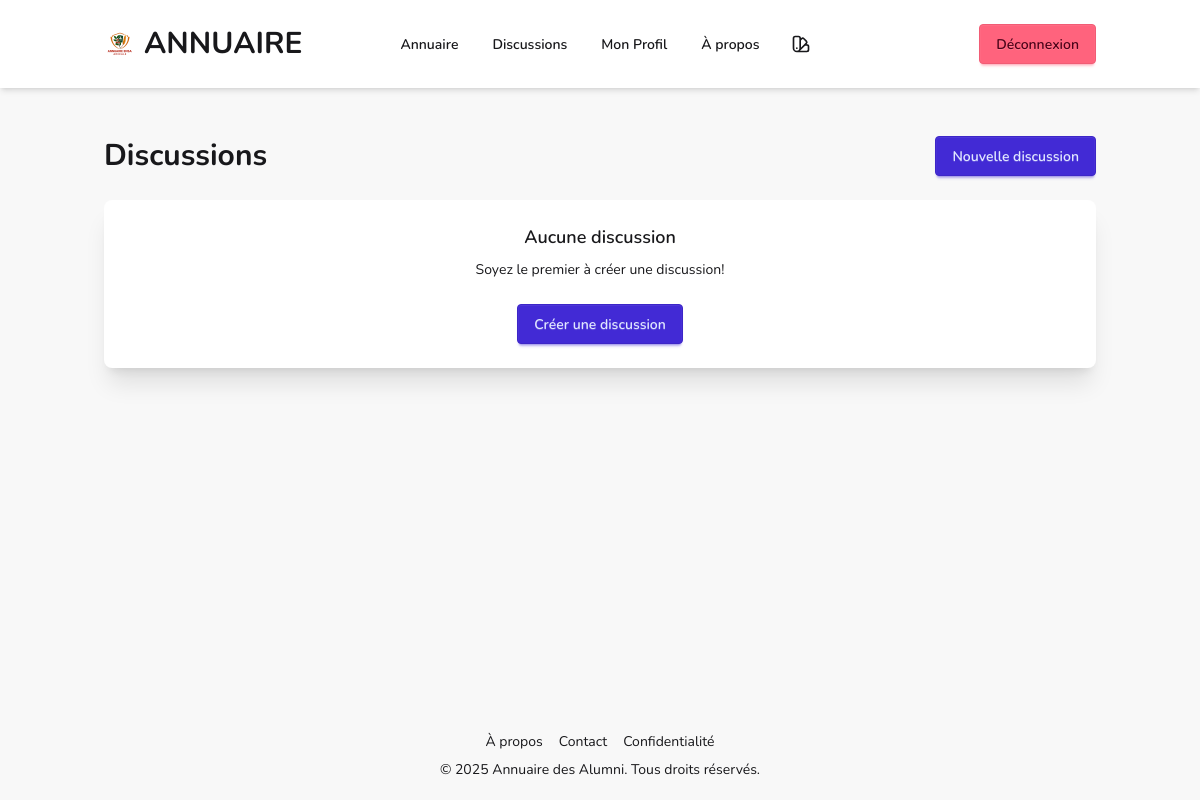
The app's page /chat/ (signed in), older data.
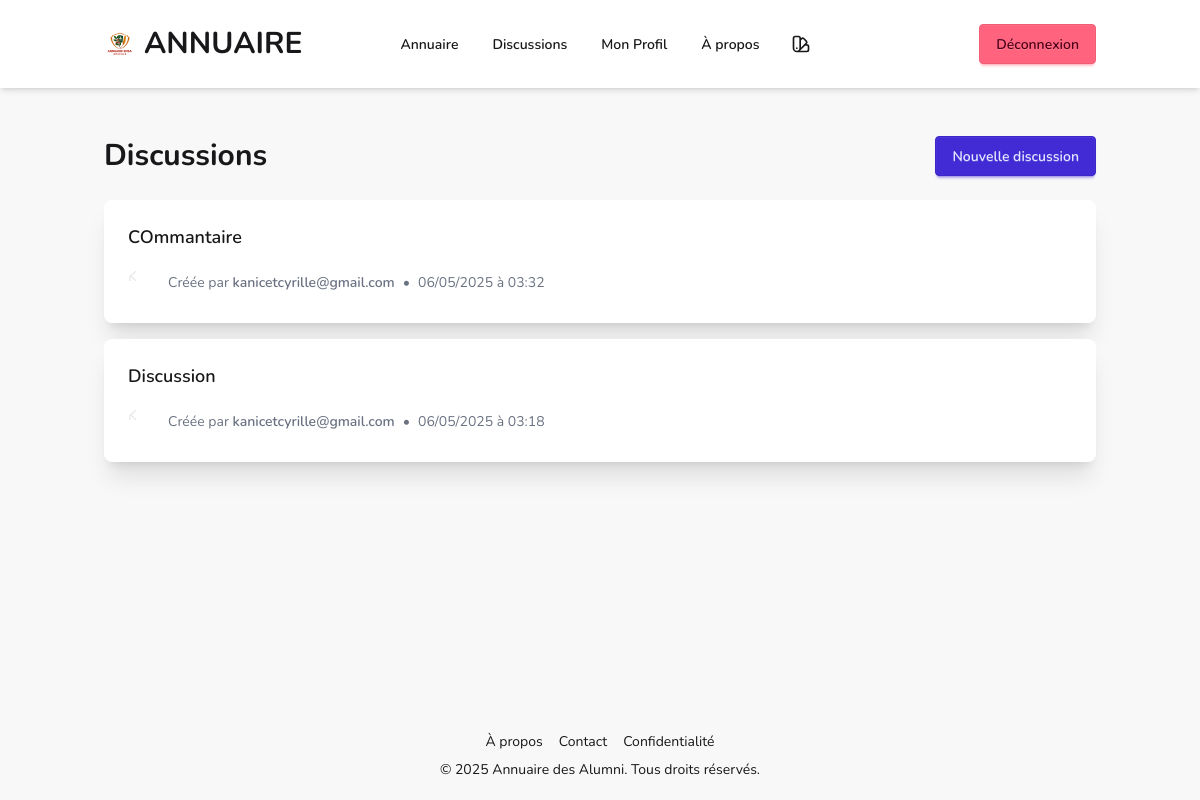
The same page, newer data.
### models.py (models this page shows, shortened)
class Discussion(db.Model):
    __tablename__ = 'discussions'
    auteur_id = db.Column(db.Integer, db.ForeignKey('users.id'), nullable=False)
    date_creation = db.Column(db.DateTime, default=datetime.utcnow)
    id_discussion = db.Column(db.Integer, primary_key=True, autoincrement=True)
    sujet = db.Column(db.String, nullable=False)
    messages = db.relationship("Message", back_populates="discussion")
    user = db.relationship("User", back_populates="discussion")

class User(db.Model):
    __tablename__ = 'users'
    id = Column(Integer, primary_key=True, autoincrement=True)
    email = Column(String(255), nullable=False, unique=True)
    password_hash = Column(String(255), nullable=False)
    role = Column(SQLEnum(RoleEnum), nullable=False, default=RoleEnum.USER)
    created_at = Column(DateTime, default=datetime.utcnow)
    last_login = Column(DateTime, nullable=True)
    messages = db.relationship("Message", back_populates="user")
    likes = db.relationship("Like", back_populates="user")
    discussion = db.relationship("Discussion", back_populates="user")
    @property
    def is_authenticated(self):
        return True
    @property
    def is_admin(self):
        return self.role == RoleEnum.ADMIN or self.role == RoleEnum.SUPER_ADMIN

### routes/chat.py (the view)
@chat_bp.route('/')
@login_required
def list_discussions():
    try:
        discussions = Discussion.query.order_by(Discussion.date_creation.desc()).all()
    except:
        discussions = []
    return render_template('chat/list.html', discussions=discussions)

### models.py (called while the page is built)
@login_manager.user_loader
def load_user(user_id):
    return User.query.get(int(user_id))

### templates/chat/list.html (shortened to what this page needs)
{% extends "base.html" %}
{% block content %}
<div class="container mx-auto">
    <div class="flex justify-between items-center mb-6">
        <h1 class="text-3xl font-bold">Discussions</h1>
        <a href="{{ url_for('chat.new_discussion') }}" class="btn btn-primary">Nouvelle discussion</a>
    </div>
    {% if discussions %}
        <div class="grid gap-4">
            {% for discussion in discussions %}
            <div class="card bg-base-100 shadow-xl hover:shadow-2xl transition-shadow">
                <div class="card-body">
                    <h2 class="card-title">
                        <a href="{{ url_for('chat.show_discussion', discussion_id=discussion.id_discussion) }}" class="hover:text-primary">
                            {{ discussion.sujet }}
                        </a>
                    </h2>
                    <div class="flex items-center text-sm text-gray-500 mt-2">
                        <div class="avatar placeholder mr-2">
                            <div class="bg-neutral-focus text-neutral-content rounded-full w-8">
                                <span>{{ discussion.user.email[0] | upper }}</span>
                            </div>
                        </div>
                        <span>Créée par <span class="font-semibold">{{ discussion.user.email }}</span></span>
                        <span class="mx-2">•</span>
                        <span>{{ discussion.date_creation.strftime('%d/%m/%Y à %H:%M') }}</span>
                    </div>
                </div>
            </div>
            {% endfor %}
        </div>
    {% else %}
        <div class="card bg-base-100 shadow-xl">
            <div class="card-body items-center text-center">
                <h2 class="card-title">Aucune discussion</h2>
                <p>Soyez le premier à créer une discussion!</p>
                <div class="card-actions mt-4">
                    <a href="{{ url_for('chat.new_discussion') }}" class="btn btn-primary">Créer une discussion</a>
                </div>
            </div>
        </div>
    {% endif %}
</div>
{% endblock %}

### templates/base.html (shortened to what this page needs)
<!DOCTYPE html>
<html lang="fr" data-theme="light">
<head>
    <link href="https://cdn.jsdelivr.net/npm/daisyui@5" rel="stylesheet" type="text/css" />
    <script src="https://cdn.jsdelivr.net/npm/@tailwindcss/browser@4"></script>
    <link href="https://cdn.jsdelivr.net/npm/daisyui@5/themes.css" rel="stylesheet" type="text/css" />
</head>
<body class="min-h-screen bg-base-200">
    <div class="navbar shadow-md sticky top-0 z-50 bg-base-100">
        <div class="container navbar mx-auto px-4">
            <div class="navbar-start">
                <div class="flex items-center">
                    <img src="{{ url_for('static', filename='/assets/images/logo.png') }}" alt="Logo" class="w-8 h-8 mr-2 rounded-full">
                    <a href="{{ url_for('index.index') }}" class="text-3xl md:text-3xl font-bold">
                        ANNUAIRE</a>
                </div>
            </div>
            <div class="navbar-center hidden lg:flex">
                <ul class="menu menu-horizontal px-1">
                    {% if current_user.is_authenticated %}
                        <li><a href="{{ url_for('annuaire.index') }}" class="btn btn-ghost">Annuaire</a></li>
                        <li><a href="{{ url_for('chat.list_discussions') }}" class="btn btn-ghost">Discussions</a></li>
                        <li><a href="{{ url_for('profile.view_profile') }}" class="btn btn-ghost">Mon Profil</a></li>
                        <li><a href="{{ url_for('info.info') }}" class="btn btn-ghost">À propos</a></li>
                    {% else %}
                        <li><a href="{{ url_for('info.info') }}" class="btn btn-ghost">À propos</a></li>
                    {% endif %}
                </ul>
                                    <div class="dropdown dropdown-end">
                                        <div tabindex="0" role="button" class="btn btn-ghost btn-circle btn-sm md:btn-md">
                                        </div>
                                    </div>
            </div>
            <div class="navbar-end">
                <div class="flex items-center gap-2">
                    {% if current_user.is_authenticated %}
                        <a href="{{ url_for('auth.logout') }}" class="btn btn-error btn-sm md:btn-md hidden lg:flex">Déconnexion</a>
                    {% else %}
                        <a href="{{ url_for('auth.login') }}" class="btn btn-primary btn-sm md:btn-md hidden lg:flex">Connexion</a>
                    {% endif %}
                </div>
            </div>
        </div>
    </div>
    <main class="container mx-auto px-4 py-8 mb-25">
        {% block content %}{% endblock %}
    </main>
    <footer class="footer footer-center p-5 bg-base-200 text-base-content mt-12" style="position:fixed; bottom:0">
        <div class="container mx-auto">
            <div class="grid grid-flow-col gap-4">
                <a href="{{ url_for('info.info') }}" class="link link-hover">À propos</a>
                <a href="#" class="link link-hover">Contact</a>
                <a href="#" class="link link-hover">Confidentialité</a>
            </div>
            <div>
                <p>&copy; {{ now.year }} Annuaire des Alumni. Tous droits réservés.</p>
            </div>
        </div>
    </footer>
</body>
</html>

### templates/base.html (style rules this page uses)
body { font-family: 'Nunito', sans-serif; }
h1, h2 { font-family: 'Nunito', serif; }

Row changes from the older to the newer data that the page shows:
added Discussion: sujet "COmmantaire", user "K", user.email "kanicetcyrille@gmail.com", date_creation "06/05/2025 à 03:32"
added Discussion: sujet "Discussion", user "K", user.email "kanicetcyrille@gmail.com", date_creation "06/05/2025 à 03:18"
Text that changed along with them:
text no longer shown: "Aucune discussion Soyez le premier à créer une discussion! Créer une discussion"
